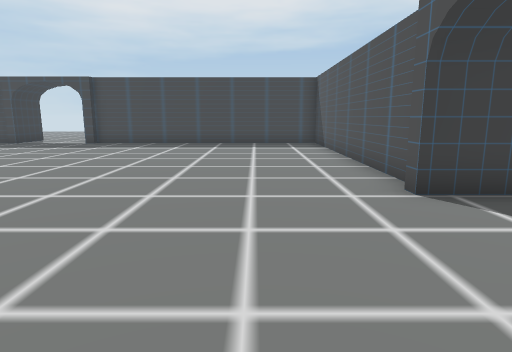
view 1 (above)

17 first-person views from a walk through a 3-D level made in the Unity game engine. The camera is 1.2 m above the floor, tilts 10° down and sees 75° across. The floor is counted in squares, 1 m on a side. Each view is taken from the middle of a square. On the plan, view 1 faces up. The plan holds only what a view shows up to about 14 squares ahead; the rest is blank. The place goes on beyond the plan. The player is left out.

view 2
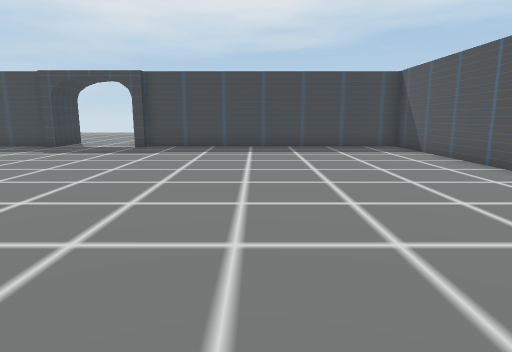

view 3
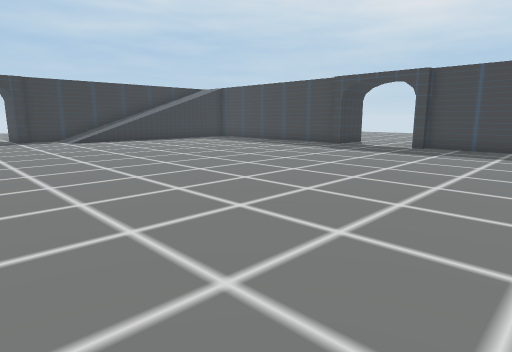

view 4
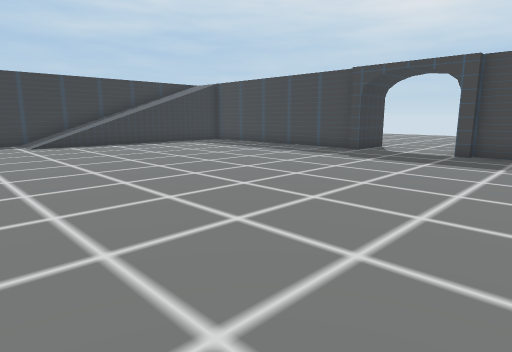

view 5
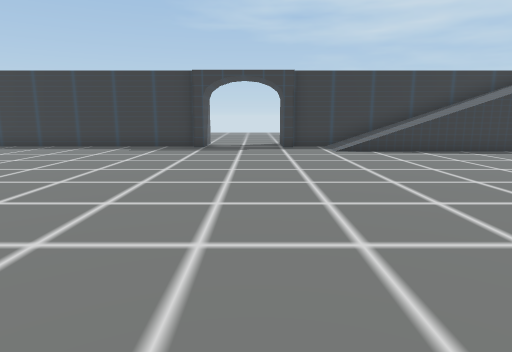

view 6
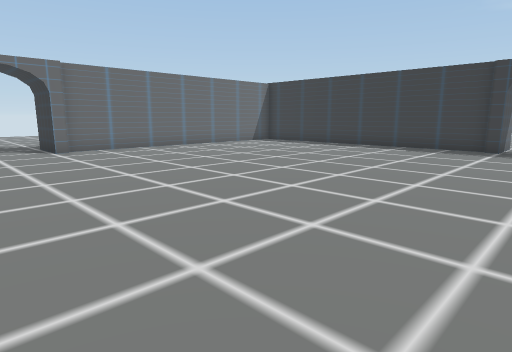

view 7
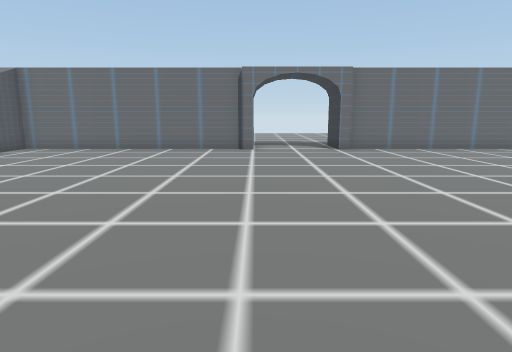

view 8
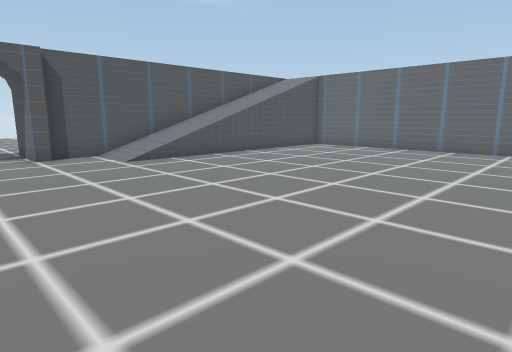

view 9
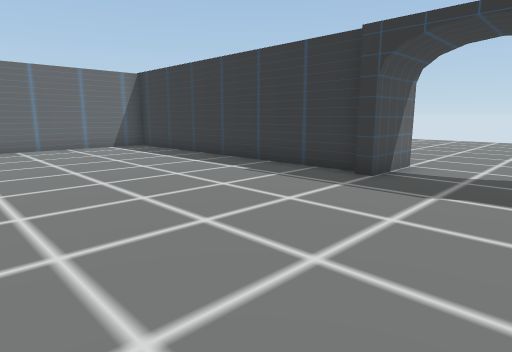

view 10
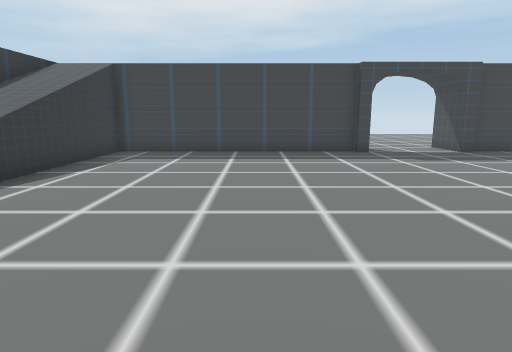

view 11
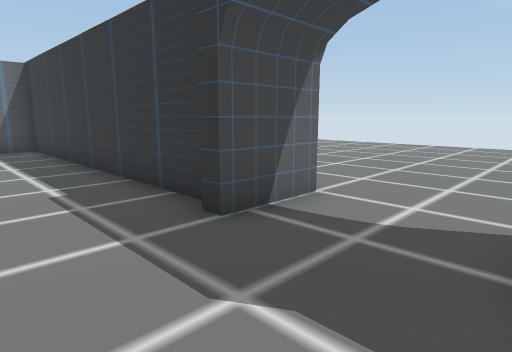

view 12
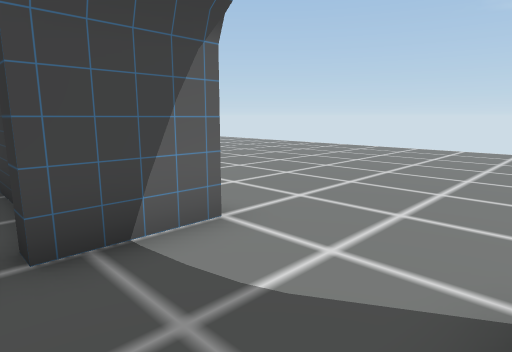

view 13
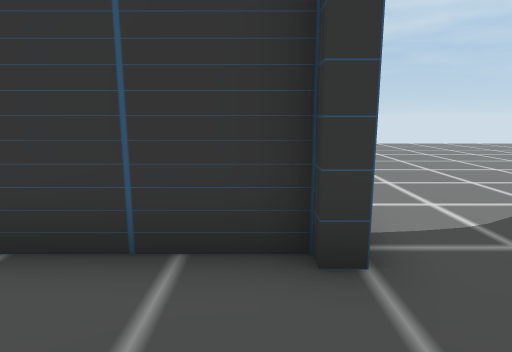

view 14
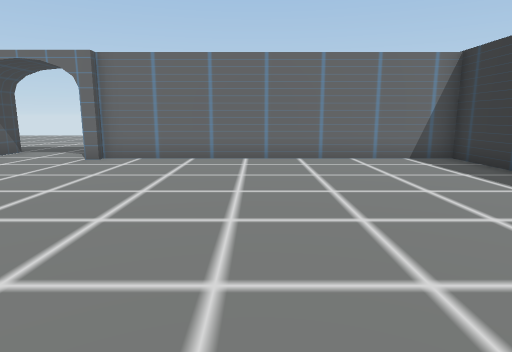

view 15
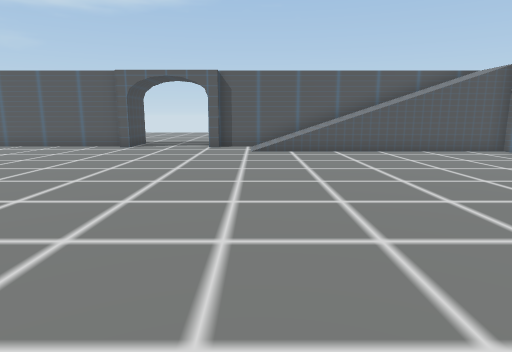

view 16
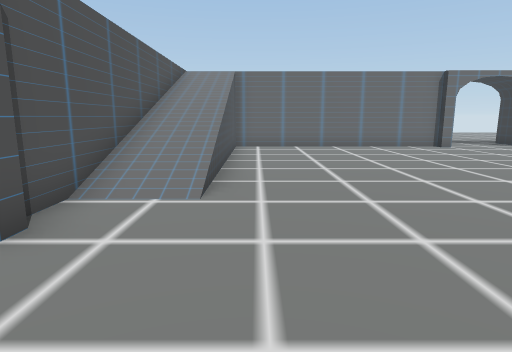

view 17
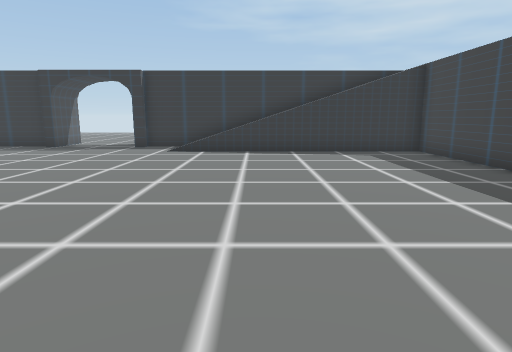

### Floor plan
Key: @ floor where view 1 was taken; # wall or solid block; . main floor; : floor 3 m higher than the main floor; / step, stairs or slope; = window, fence, low wall or low ledge; v drop or lower ground; O other object.
Columns run from 32 left of view 1 to 9 right of it. Each row starts with its distance up from view 1.
 17                       ..O
 16            :# ::::::::..O###########
 15           //v......................#
 14           =/v......................#
 13           =/v......................#
 12           #/v......................#
 11           #/v......................#
 10 ..        #/=......................#
  9 ....      #/=......................#
  8 .....     #//......................#
  7 .......   #//......................#
  6 ........  #........................#
  5  ........::........................OO
  4 ....................................
  3 ....................................
  2 .........OO........................::.....
  1 ......... #........................:    ..
  0 ........  #.....................@///
 -1 .......   #......................///
 -2 ......    #......................=//
 -3 ......    #......................///
 -4 .....     #......................///
 -5  ...      #......................///
 -6           #......................///
 -7           #......................///
 -8           #...................... //
 -9           ###########O..:########::
-10                      O..:
-11                      ....

Where each view was taken, in squares from view 1:
view 1: 0 up, 0 right, facing up
view 2: 2 up, 3 left, facing up
view 3: 2 up, 3 left, facing up-left
view 4: 4 up, 5 left, facing up-left
view 5: 4 up, 8 left, facing left
view 6: 4 up, 8 left, facing down-left
view 7: 4 up, 8 left, facing down
view 8: 4 up, 8 left, facing down-right
view 9: 5 up, 15 left, facing down-left
view 10: 4 up, 15 left, facing up
view 11: 5 up, 19 left, facing down-left
view 12: 5 up, 21 left, facing down-left
view 13: 1 up, 19 left, facing left
view 14: 1 up, 16 left, facing down
view 15: 0 up, 11 left, facing right
view 16: 5 up, 0 right, facing down
view 17: 10 up, 8 left, facing left
